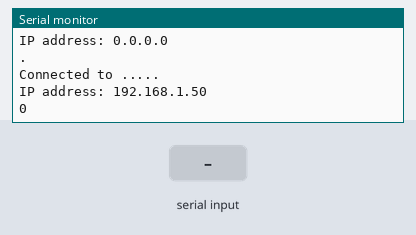
Bench run of a sketch on a simulated ESP8266 (NodeMCU). Parts: the last lines printed to the serial monitor. Inputs (shaded band) come from the test bench. WiFi joins after 1.5 s; servers stay silent unless stated; uploads are accepted with an empty reply.

Above: at 4.7 s.
4.8 s: "1" received over the second serial link
At 5.66 s:
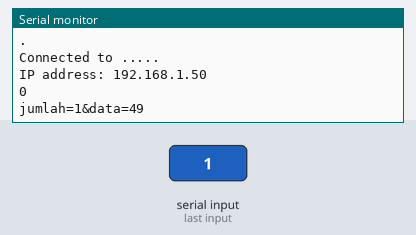
7.5 s: "0" received over the second serial link
At 8.4 s:
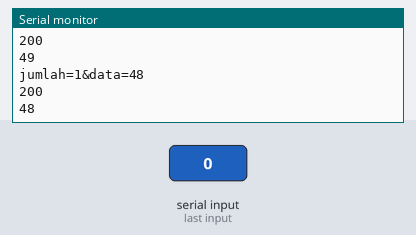
10.2 s: "2" received over the second serial link
At 12.8 s:
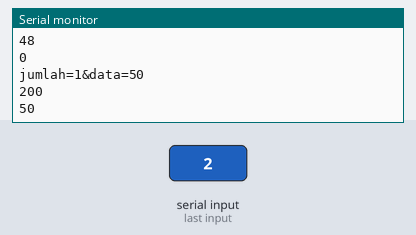
Timing chart, 0 to 14.3 s (numbered marks = the images above; inputs shaded):
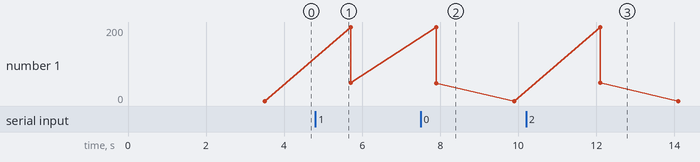

The sketch:

ndvisitor.ino
```cpp
#include <SoftwareSerial.h>
#include <ESP8266WiFi.h>
#include <WiFiClient.h>
#include <ESP8266WebServer.h>
#include <ESP8266HTTPClient.h>

WiFiClient wifiClient;

SoftwareSerial node(5,4);

const char* ssid     = ".....";
const char* password = "basecamp04";

void setup()
{
  node.begin(9600);
  delay(1000);
  Serial.begin(9600);
  WiFi.mode(WIFI_OFF);
  delay(1000);
  WiFi.mode(WIFI_STA);

  WiFi.begin(ssid, password);
  Serial.println("");

  Serial.print("Connecting");

  while (WiFi.status() != WL_CONNECTED) {
  delay(500);
  Serial.print(".");

  Serial.println("");
  Serial.print("Connected to ");
  Serial.println(ssid);
  Serial.print("IP address: ");
  Serial.println(WiFi.localIP());
  }

}


int data;
void loop()
{
  data = 0;
  if(node.available()>0){
    data = int(node.read());

    HTTPClient http;
    String postData = "jumlah=1&data=";
    postData += data;
    Serial.println(postData);

    http.begin(wifiClient,"http://192.168.1.3/test/simpan.php");
    http.addHeader("Content-Type", "application/x-www-form-urlencoded");

    int httpCode = http.POST(postData);
    String payload = http.getString();

    Serial.println(httpCode);
    Serial.println(payload);

    http.end();
  }

  Serial.println(data);

  delay(2000);
}
```

Measured:
- after the input at 4.8 s, the serial monitor: prints a new line after 0.70 s (image 1)
- after the input at 7.5 s, the serial monitor: prints a new line after 0.20 s (image 2)
- after the input at 10.2 s, the serial monitor: prints a new line after 1.7 s (image 3)
- plotted number 1: 0 → 49 after the input at 4.8 s
